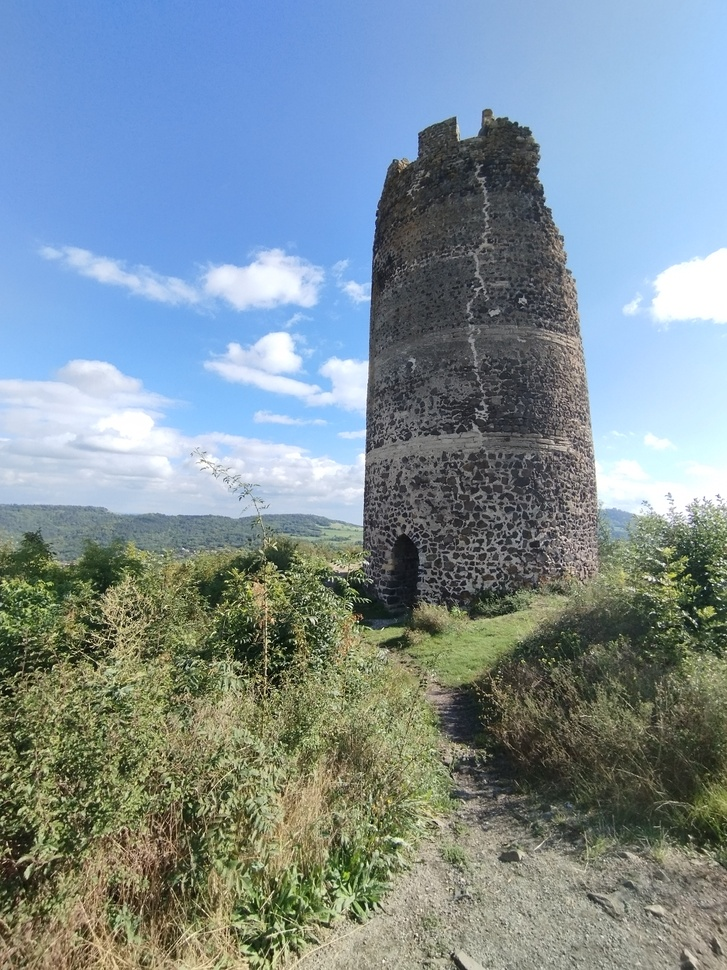
#> input picture image_compression/img/montrognon.jpg, 727 x 970 px, shrunk from 2448 x 3264 before the run, found by its file name; its folder holds only this picture in this run
$ python main.py
#> lines starting #> are read from the running program, lines starting #| are printed output that depends on the picture
### image_compression/src/fct.py
from PIL import Image
import numpy as np
import os
import math
import matplotlib.pyplot as plt
import shutil

import data


"Decomposes the matrix M using Singular Value Decomposition (SVD)"
def decompose_matrix(M):
    U, S, V = np.linalg.svd(M) # Perform SVD
    S = np.diag(S)  # Convert S (a vector) into a diagonal matrix of dim m x m

    return U, S, V


"Reconstructs the matrix using the SVD components with rank r"
def reconstruct_matrix(U, S, V, r):
    M = U[:, :r] @ S[:r, :r] @ V[:r, :]  # Use rank-reduced components for approximation

    return M


"SVD compression"
def svd(img, rank):
    print("Compressing image with SVD...")

    img_rank = []

    # Color channels separation
    R, G, B = img.split()
    red = np.asarray(R)
    green = np.asarray(G)
    blue = np.asarray(B)

    # Decompose with SVD
    Ur, Sr, Vr = decompose_matrix(red)
    Ug, Sg, Vg = decompose_matrix(green)
    Ub, Sb, Vb = decompose_matrix(blue)

    for r in rank:
        print("   Reconstructing matrix with rank = " + str(r))
        red_rank = reconstruct_matrix(Ur, Sr, Vr, r)
        green_rank = reconstruct_matrix(Ug, Sg, Vg, r)
        blue_rank = reconstruct_matrix(Ub, Sb, Vb, r)

        # Convert numpy arrays to PIL images
        R_rank = Image.fromarray(red_rank).convert('L')
        G_rank = Image.fromarray(green_rank).convert('L')
        B_rank = Image.fromarray(blue_rank).convert('L')

        img_rank.append(Image.merge("RGB", (R_rank, G_rank, B_rank)))

    print()
    return img_rank, [Sr, Sg, Sb]


"Returns the size of the image in a human-readable format"
# [10 lines left out: function size_formating, not called in this run]


"Updates the full name and absolute path of the image"
def update_full_name():
    for r in data.rank:
        data.full_name_rank.append(data.file_name + "_rank_" + str(r) + data.extension)

    data.full_name = data.file_name + data.extension
    data.absolute_path = os.path.abspath(data.src_img + data.full_name)


def clean_file(png = False):
    print("Cleaning compressed images...")

    img_dir = os.path.join("image_compression/img")
    print(img_dir)

    for filename in os.listdir(img_dir):
        if filename.endswith("_rank_reduced"):
            shutil.rmtree(os.path.join(img_dir, filename)) # Remove the directory and its content

        if png:
            if filename.endswith("_compressed_images.png") or filename.endswith("_energy.png"):
                os.remove(os.path.join(img_dir, filename)) # Remove the file


def saveIMG(img_rank):
    print("Saving compressed images...")

    # Create the directory to save the compressed images
    output_dir = os.path.join("image_compression", "img", data.file_name + "_rank_reduced")
    os.makedirs(output_dir, exist_ok = True) # Create the directory if it doesn't exist without raising an error if it exists

    for i in range(len(data.rank)):
        output_path = output_dir + "/" + data.full_name_rank[i]

        img_rank[i].save(output_path) # Save the compressed image in the output directory
        print("   " + data.full_name_rank[i] + " saved")
    print()


"Shows the size of the image"
def sizeIMG():
   # Size of the images
    size_original = os.path.getsize(data.src_img + data.full_name)
    size_rank = []
    for r in data.full_name_rank:
        size_rank.append(os.path.getsize((data.src_img + data.file_name + "_rank_reduced") + "/" + r))

    print()
    print("Original size " + size_formating(size_original))
    print("=" * 25)

    n = len(data.rank)
    for i in range(n):
        print("Rank " + str(data.rank[(n -1) -i]) + " reduced size " + size_formating(size_rank[(n -1) -i]))
        print("Compression ratio " + str(round(size_original / size_rank[(n -1) -i], 2)))
        print("-" * 25)
    print()


"Shows the images rank reduced"
# [32 lines left out: function displayIMG, not called in this run]


"Verify if the rank is inf to the image size"
def verify_rank(img):
    width, height = img.size
    min_dim = min(width, height)

    nb = 0
    for r in data.rank:
        if r < min_dim:
            nb += 1

    data.rank = data.rank[:nb] # Update the rank list with the valid ranks
    data.full_name_rank = data.full_name_rank[:nb] # Update the full name rank list with the valid ranks


def computeEnergy(singular_values):
    return np.cumsum(singular_values) / np.sum(singular_values)  # Compute the cumulative sum of the singular values


"Display the energy depending on the singular values"
# [53 lines left out: function displayEnergy, not called in this run]

### image_compression/src/main.py
from PIL import Image
import time

import fct
import data
import os


# Ask for the complete name of the image
image_name = input("Please enter the complete name of the image: ")
#> the answer given: ../img/montrognon.jpg

# Extract the file name and extension
data.file_name, data.extension = os.path.splitext(image_name)

# Update the full name and absolute path according to ranks that will be used
fct.update_full_name()

# Clean the img folder
fct.clean_file(1)


# Start time
start_time = time.time()

# Original image loading
img = Image.open(data.absolute_path)
#> img is the input picture: PIL image 727x970 RGB; mean R, G, B 125.8, 142.8, 150.1
print("Image " + data.file_name + " loaded")
fct.verify_rank(img)
print()

# SVD compression
img_rank, S = fct.svd(img, data.rank)
#> in decompose_matrix, `U, S, V = np.linalg.svd(M)`: S = 727 values, max 108426.9 at index 0, min 9.33 at index 726, mean 791.8
#> in decompose_matrix (call 2), `U, S, V = np.linalg.svd(M)`:
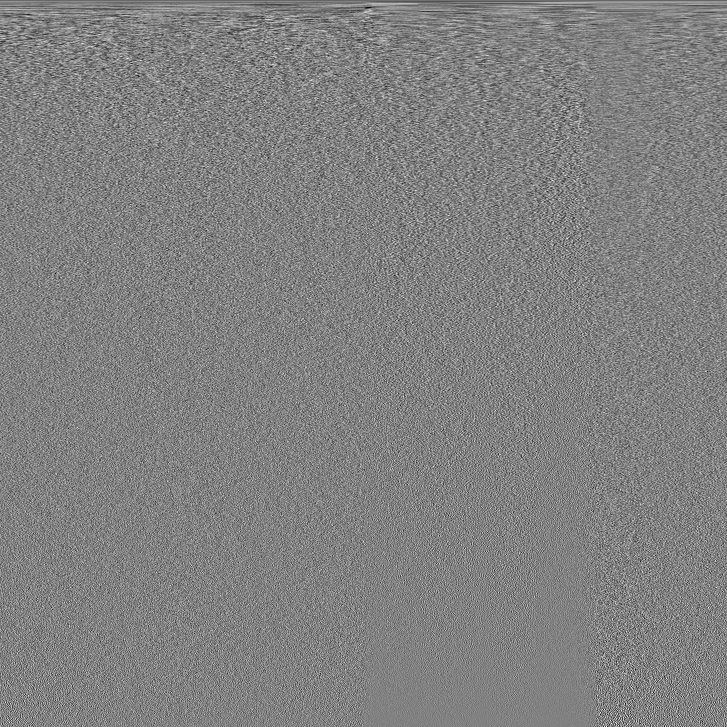
#> V: shape (727, 727) float64; min -0.205, max 0.199, mean -5.7e-05; drawn with min black and max white
#> in decompose_matrix (call 2), `U, S, V = np.linalg.svd(M)`: S = 727 values, max 124051 at index 0, min 8.73 at index 726, mean 803.8
#> in decompose_matrix (call 3), `U, S, V = np.linalg.svd(M)`:
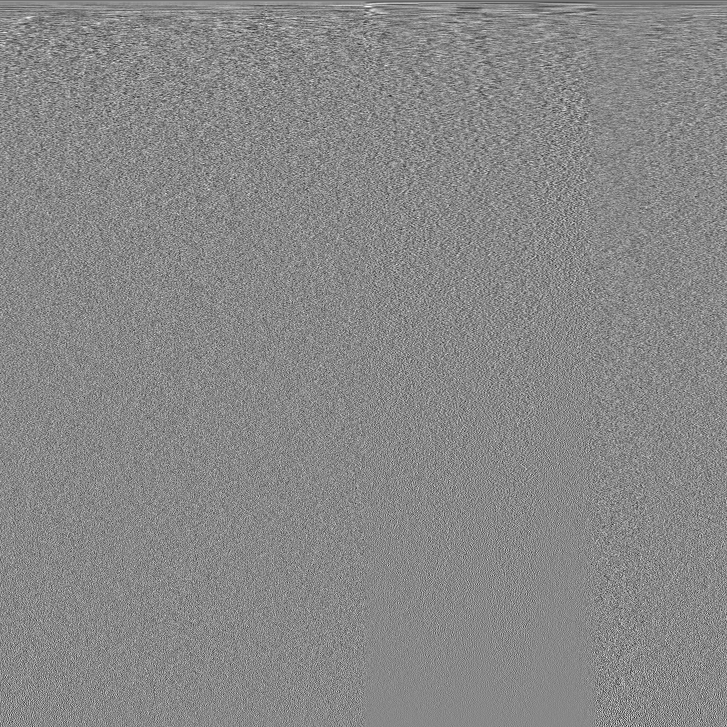
#> V: shape (727, 727) float64; min -0.23, max 0.2, mean -6.1e-05; drawn with min black and max white
#> in decompose_matrix (call 3), `U, S, V = np.linalg.svd(M)`: S = 727 values, max 138558.2 at index 0, min 9.01 at index 726, mean 806.1
#> the loop in svd, `for r in rank:` made 5 passes
#> pass 1, in reconstruct_matrix (call 3), `M = U[:, :r] @ S[:r, :r] @ V[:r, :]`:
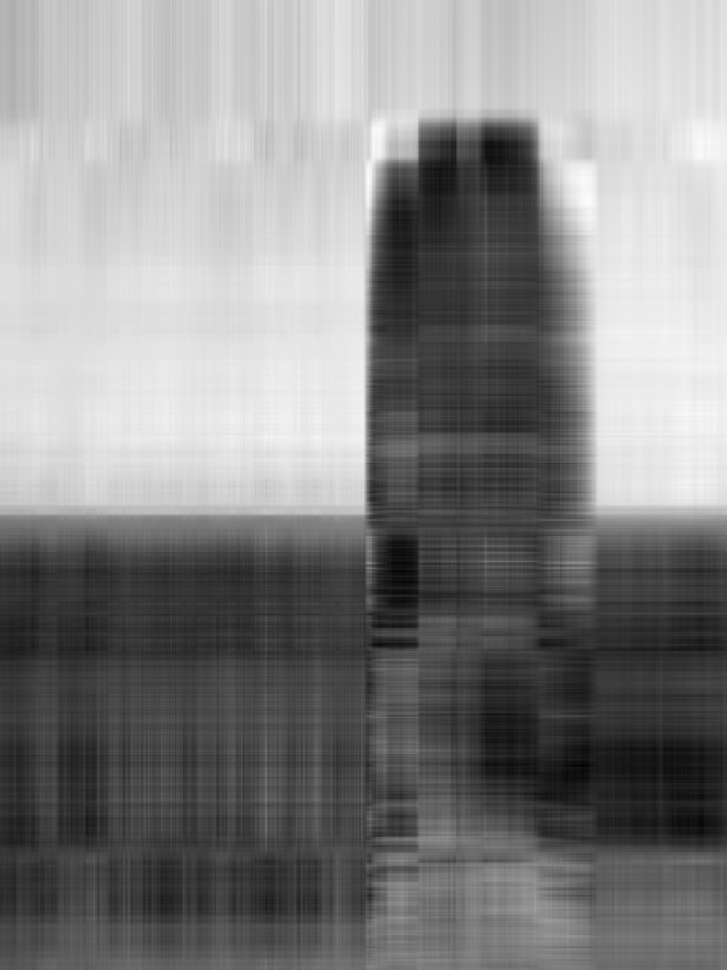
#> M: shape (970, 727) float64; min 16.96, max 274.2, mean 150.1; drawn with min black and max white
#> after the loop in svd, `for r in rank:`:
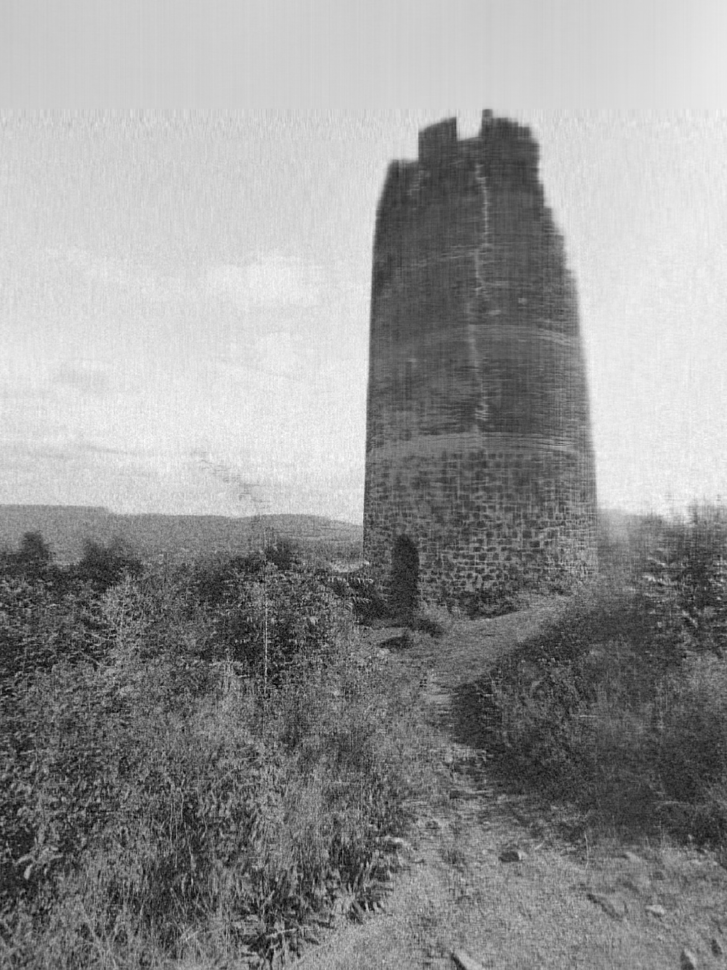
#> blue_rank: shape (970, 727) float64; min -31.23, max 281.5, mean 150.1; drawn with min black and max white
#> after the loop in svd, `for r in rank:`:
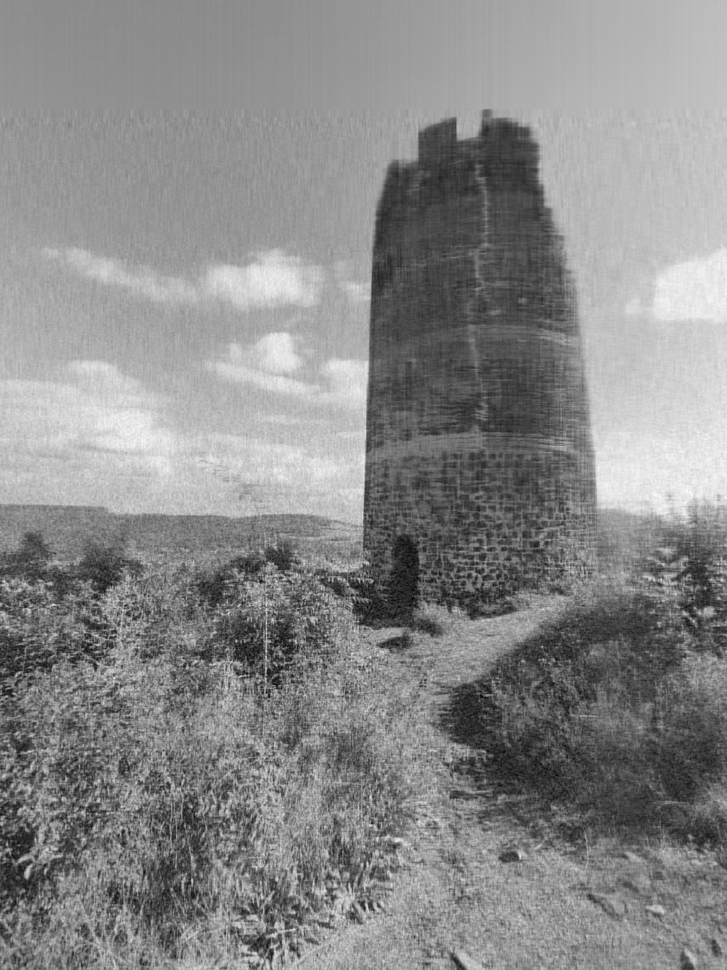
#> green_rank: shape (970, 727) float64; min -18.28, max 281.6, mean 142.8; drawn with min black and max white
#> after the loop in svd, `for r in rank:`:
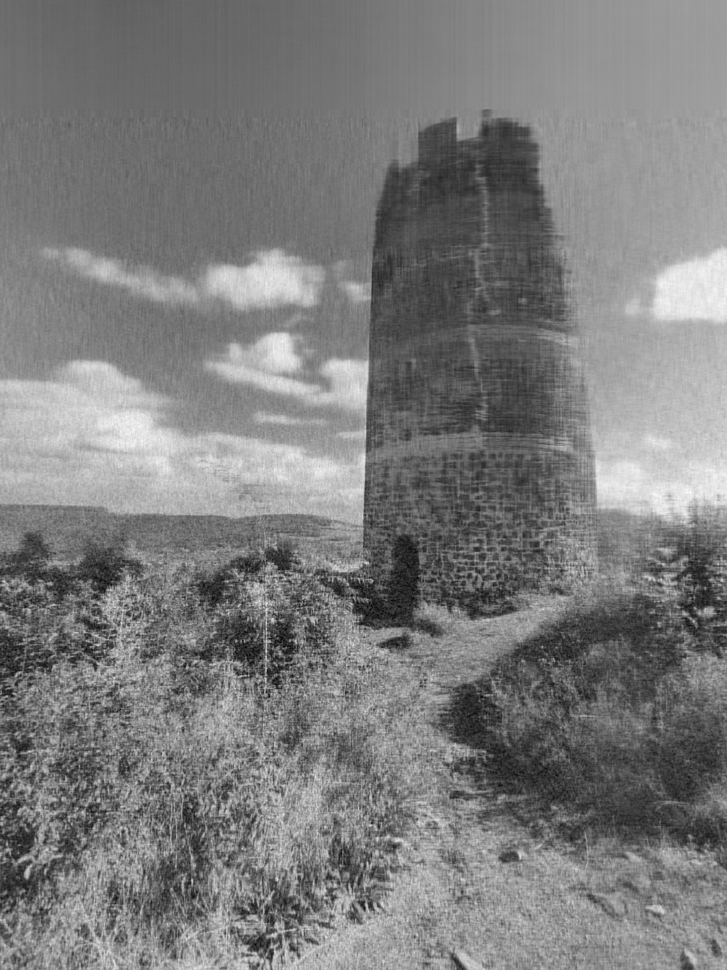
#> red_rank: shape (970, 727) float64; min -25.88, max 284.3, mean 125.8; drawn with min black and max white
#> after the loop in svd, `for r in rank:`: img_rank = 5 items
#> img_rank = 5 items; S = 3 items

# Save the compressed images
fct.saveIMG(img_rank)
#> the loop in saveIMG, `for i in range(len(data.rank)):` made 5 passes
#> pass 2, in saveIMG, `img_rank[i].save(output_path)`:
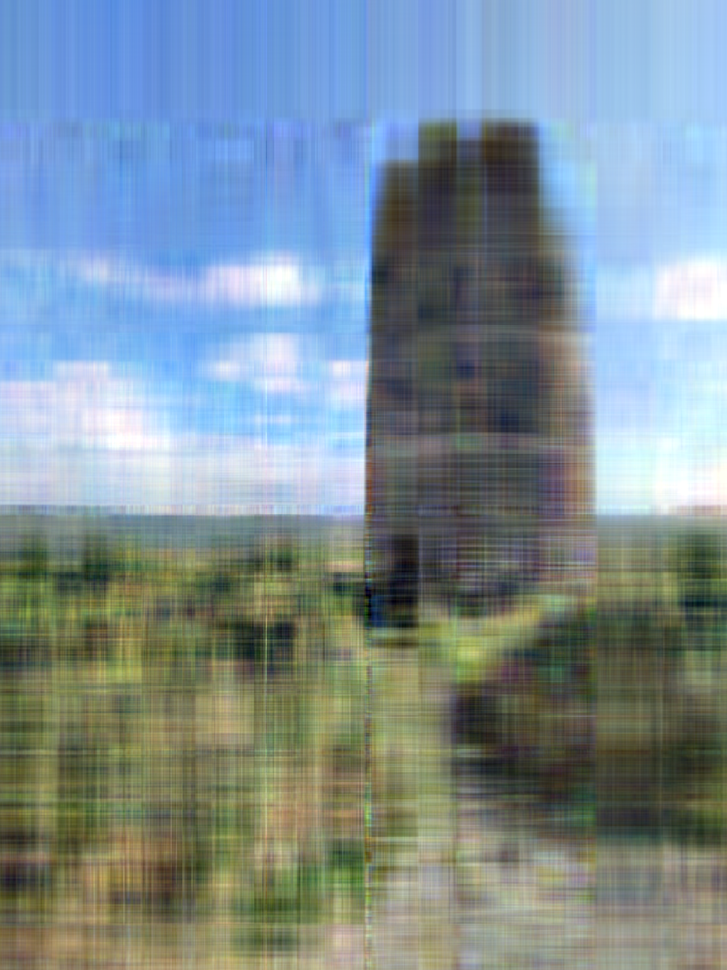
#> saved as montrognon_rank_10.jpg: PIL image 727x970 RGB; mean R, G, B 125.3, 142.3, 149.5

# End time
end_time = time.time()


print("=" * 25)
print("Elapsed time: " + str(round(end_time - start_time, 2)) + " seconds")
print("=" * 25)

#> (the run stopped early here; a loop or call above may not have finished)
